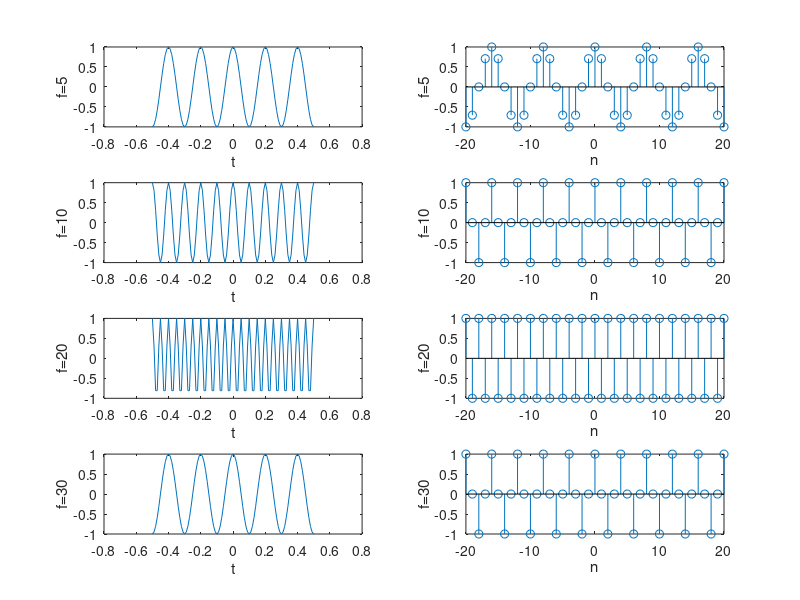

MATLAB code to generate this figure:
%习题二第三题
t0=0.5;
f_5=5;
f_10=10;
f_20=20;
f_30=30;
fs=40;TS=1/fs;
dt=0.01;
t=-t0:dt:t0;

xat1=cos(2*pi*f_5.*t);
xat2=cos(2*pi*f_10.*t);
xat3=cos(2*pi*f_20.*t);
xat4=cos(2*pi*f_30.*t);
n0=t0/TS;
n=-n0:1:n0;
xn1=cos(2*pi*f_5.*n*TS);
xn2=cos(2*pi*f_10.*n*TS);
xn3=cos(2*pi*f_20.*n*TS);
xn4=cos(2*pi*f_30.*n*TS);
subplot(4,2,1);
plot(t,xat1);xlabel('t');ylabel('f=5');
subplot(4,2,2);
stem(n,xn1);xlabel('n');ylabel('f=5');
subplot(4,2,3);
plot(t,xat2);xlabel('t');ylabel('f=10');
subplot(4,2,4);
stem(n,xn2);xlabel('n');ylabel('f=10');
subplot(4,2,5);
plot(t,xat3);xlabel('t');ylabel('f=20');
subplot(4,2,6);
stem(n,xn3);xlabel('n');ylabel('f=20');
subplot(4,2,7);
plot(t,xat1);xlabel('t');ylabel('f=30');
subplot(4,2,8);
stem(n,xn4);xlabel('n');ylabel('f=30');